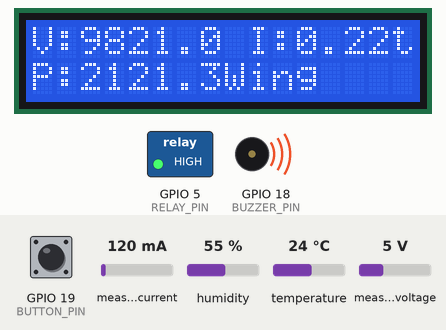
Bench run of a sketch on a simulated ESP32. Parts: 16×2 character LCD, switched loads named in the sketch (green lamp = pin HIGH), buzzer (waves = sounding, pin HIGH). Inputs (shaded band) come from the test bench; at power-on: measured current 120 mA, measured voltage 5 V, GPIO 19 (BUTTON_PIN) HIGH, temperature 24 °C, humidity 55 %. WiFi joins after 1.5 s; servers stay silent unless stated; web services answer with replies made up by the test bench.

Above: at 6.0 s.
6.1 s: measured current set to 40 mA
At 7.0 s:
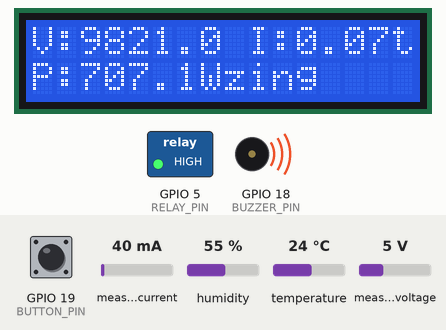
8.1 s: measured voltage set to 11.2 V
At 9.8 s:
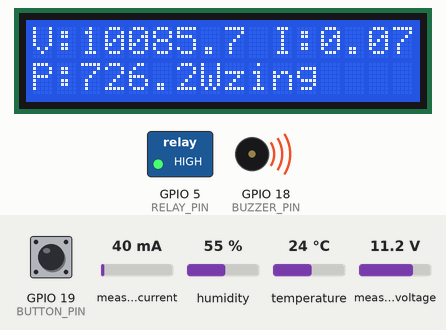
10.1 s: GPIO 19 (BUTTON_PIN) pulled LOW for 0.15 s
At 10.8 s:
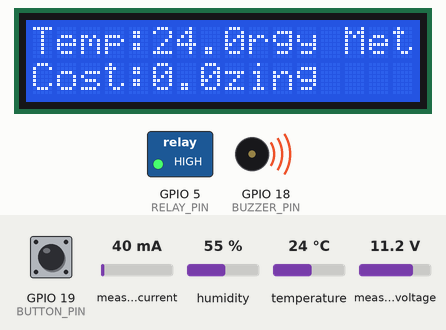
11.8 s: temperature set to 4 °C
At 13.8 s:
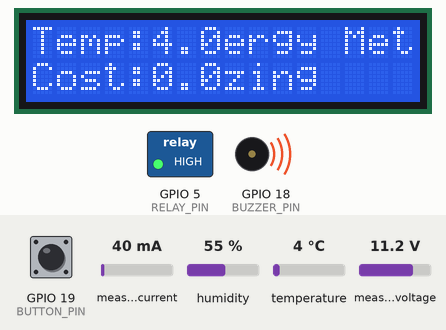
14.6 s: GPIO 19 (BUTTON_PIN) pulled LOW for 1 s
At 15.6 s:
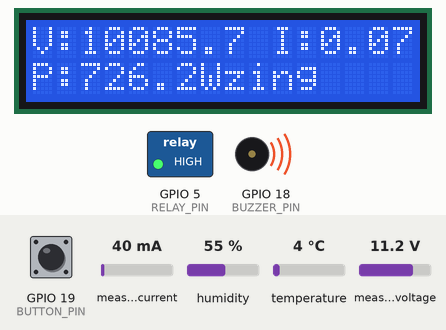
22.5 s: measured current set to 500 mA
At 22.9 s:
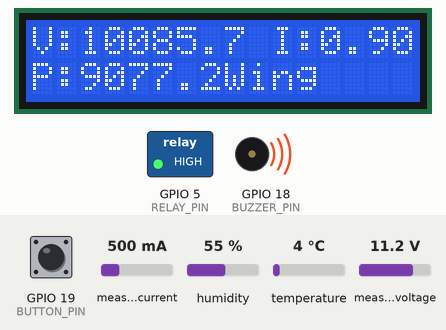
Timing chart, 0 to 25.5 s (numbered marks = the images above; inputs shaded):
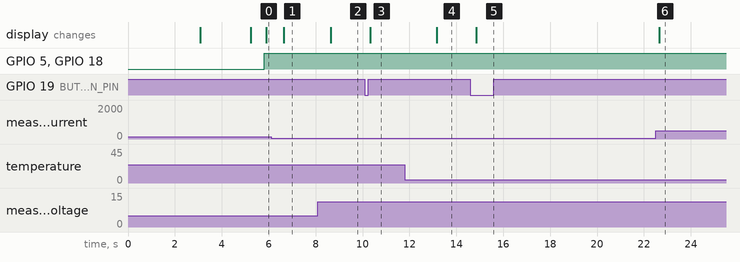

The sketch:

Esp32_code.ino
```cpp
/************ BLYNK DETAILS ************/
#define BLYNK_TEMPLATE_ID "Your Blynk ID"
#define BLYNK_TEMPLATE_NAME "IoT Smart Energy Meter"
#define BLYNK_PRINT Serial

#include "EmonLib.h"
#include <WiFi.h>
#include <BlynkSimpleEsp32.h>
#include <Wire.h>
#include <LiquidCrystal_I2C.h>
#include <HTTPClient.h>
#include "DHT.h"

/************ LCD ************/
LiquidCrystal_I2C lcd(0x27, 16, 2);

/************ DHT ************/
#define DHTPIN 4
#define DHTTYPE DHT11
DHT dht(DHTPIN, DHTTYPE);

/************ PINS ************/
#define RELAY_PIN 5
#define BUZZER_PIN 18
#define BUTTON_PIN 19

/************ LIMITS ************/
float maxVoltage = 245.0;
float maxTemp = 45.0;
float maxCurrent = 5.0;

/************ TELEGRAM ************/
const char* botToken = "YOUR_TELEGRAM_BOT_TOKEN";
const char* chatID = "YOUR_CHAT_ID";

/************ WIFI ************/
char auth[] = "YOUR_BLYNK_AUTH_TOKEN";
char ssid[] = "YOUR_WIFI_NAME";
char pass[] = "YOUR_WIFI_PASSWORD";

/************ ENERGY ************/
EnergyMonitor emon;
BlynkTimer timer;

float voltage, current, power;
float energy = 0, cost = 0;
float ratePerkWh = 6.5;
float temp = 0;

/************ FLAGS ************/
bool voltageAlertSent = false;
bool currentAlertSent = false;
bool tempAlertSent = false;

/************ DISPLAY ************/
int page = 0;
int lastButtonState = HIGH;
unsigned long lastDebounceTime = 0;

/************ TELEGRAM FUNCTION ************/
void sendTelegram(String msg)
{
  if (WiFi.status() == WL_CONNECTED)
  {
    HTTPClient http;
    String url = "https://api.telegram.org/bot" + String(botToken) +
                 "/sendMessage?chat_id=" + String(chatID) +
                 "&text=" + msg;

    http.begin(url);
    http.GET();
    http.end();
  }
}

/************ MAIN FUNCTION ************/
void readEnergy()
{
  emon.calcVI(20,2000);

  float rawVoltage = emon.Vrms * 42.7;

  // Actual Voltage Reading
if (rawVoltage < 50)
{
    voltage = 0;
}
else
{
    voltage = rawVoltage;
}

  // ✅ REAL CURRENT
  current = emon.Irms * 1.80;

  // ✅ POWER
  power = voltage * current;

  // ✅ REAL TEMPERATURE
  temp = dht.readTemperature();

  energy += power / 3600000.0;
  cost = energy * ratePerkWh;

  bool fault = false;

  // Voltage protection
  if(voltage > maxVoltage)
  {
    fault = true;
    if(!voltageAlertSent)
    {
      sendTelegram("⚠ Over Voltage!");
      voltageAlertSent = true;
    }
  }
  else voltageAlertSent = false;

  // Current protection
  if(current > maxCurrent)
  {
    fault = true;
    if(!currentAlertSent)
    {
      sendTelegram("⚠ Over Current!");
      currentAlertSent = true;
    }
  }
  else currentAlertSent = false;

  // Temperature protection
  if(temp > maxTemp)
  {
    fault = true;
    if(!tempAlertSent)
    {
      sendTelegram("🔥 High Temperature!");
      tempAlertSent = true;
    }
  }
  else tempAlertSent = false;

  // 🔴 RELAY CONTROL
  if(fault)
  {
    digitalWrite(RELAY_PIN, HIGH); // OFF
    digitalWrite(BUZZER_PIN, HIGH);
  }
  else
  {
    digitalWrite(RELAY_PIN, LOW);  // ON
    digitalWrite(BUZZER_PIN, LOW);
  }

  // Blynk
  Blynk.virtualWrite(V0, voltage);
  Blynk.virtualWrite(V1, current);
  Blynk.virtualWrite(V2, power);
  Blynk.virtualWrite(V3, energy);
  Blynk.virtualWrite(V4, cost);
  Blynk.virtualWrite(V5, temp);
}

/************ DISPLAY ************/
void displayData()
{
  lcd.setCursor(0,0);
  lcd.print("Smart Energy Meter");
  lcd.setCursor(0,1);
  lcd.print("Initializing");

  if(page == 0)
  {
    lcd.setCursor(0,0);
    lcd.print("V:");
    lcd.print(voltage,1);
    lcd.print(" I:");
    lcd.print(current,2);

    lcd.setCursor(0,1);
    lcd.print("P:");
    lcd.print(power,1);
    lcd.print("W");
  }
  else
  {
    lcd.setCursor(0,0);
    lcd.print("Temp:");
    lcd.print(temp,1);

    lcd.setCursor(0,1);
    lcd.print("Cost:");
    lcd.print(cost,1);
  }
}

/************ BUTTON ************/
void checkButton()
{
  int reading = digitalRead(BUTTON_PIN);

  if (reading == LOW && lastButtonState == HIGH &&
      (millis() - lastDebounceTime) > 200)
  {
    page = !page;
    lastDebounceTime = millis();
  }

  lastButtonState = reading;
}

/************ SETUP ************/
void setup()
{
  Serial.begin(115200);

  Wire.begin(21,22);
  lcd.init();
  lcd.backlight();

  lcd.setCursor(0,0);
  lcd.print("Smart Energy");
  lcd.setCursor(0,1);
  lcd.print(" KAAMESH ");
  delay(3000);
  lcd.clear();

  pinMode(RELAY_PIN, OUTPUT);
  pinMode(BUZZER_PIN, OUTPUT);
  pinMode(BUTTON_PIN, INPUT_PULLUP);

  digitalWrite(RELAY_PIN, LOW);
  digitalWrite(BUZZER_PIN, LOW);

  dht.begin();

  emon.voltage(34, 42.7, 1.7);
  emon.current(35, 1.80);

  Blynk.begin(auth, ssid, pass);

  timer.setInterval(500L, readEnergy);
  timer.setInterval(300L, displayData);
}

/************ LOOP ************/
void loop()
{
  Blynk.run();
  timer.run();
  checkButton();
}
```

Measured:
- after the input at 6.1 s, the display: changes after 0.55 s (image 1)
- after the input at 8.1 s, the display: changes after 0.55 s (image 2)
- after the input at 10.1 s, the display: changes after 0.24 s (image 3)
- after the input at 11.8 s, the display: changes after 1.4 s (image 4)
- after the input at 14.6 s, the display: changes after 0.24 s (image 5)
- after the input at 22.5 s, the display: changes after 0.15 s (image 6)
